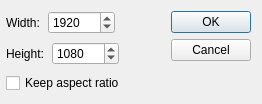
<?xml version="1.0" encoding="UTF-8"?>
<ui version="4.0">
 <class>Form</class>
 <widget class="QWidget" name="Form">
  <property name="geometry">
   <rect>
    <x>0</x>
    <y>0</y>
    <width>262</width>
    <height>93</height>
   </rect>
  </property>
  <property name="windowTitle">
   <string>Form</string>
  </property>
  <layout class="QHBoxLayout" name="horizontalLayout_3">
   <property name="spacing">
    <number>8</number>
   </property>
   <property name="leftMargin">
    <number>6</number>
   </property>
   <item>
    <layout class="QVBoxLayout" name="verticalLayout">
     <item>
      <layout class="QHBoxLayout" name="horizontalLayout">
       <item>
        <widget class="QLabel" name="label">
         <property name="text">
          <string>Width:</string>
         </property>
        </widget>
       </item>
       <item>
        <widget class="QSpinBox" name="edWidth">
         <property name="minimum">
          <number>8</number>
         </property>
         <property name="maximum">
          <number>999999999</number>
         </property>
         <property name="value">
          <number>1920</number>
         </property>
        </widget>
       </item>
       <item>
        <spacer name="horizontalSpacer">
         <property name="orientation">
          <enum>Qt::Horizontal</enum>
         </property>
         <property name="sizeHint" stdset="0">
          <size>
           <width>40</width>
           <height>20</height>
          </size>
         </property>
        </spacer>
       </item>
      </layout>
     </item>
     <item>
      <layout class="QHBoxLayout" name="horizontalLayout_2">
       <item>
        <widget class="QLabel" name="label_2">
         <property name="text">
          <string>Height:</string>
         </property>
        </widget>
       </item>
       <item>
        <widget class="QSpinBox" name="edHeight">
         <property name="minimum">
          <number>8</number>
         </property>
         <property name="maximum">
          <number>999999999</number>
         </property>
         <property name="value">
          <number>1080</number>
         </property>
        </widget>
       </item>
       <item>
        <spacer name="horizontalSpacer_2">
         <property name="orientation">
          <enum>Qt::Horizontal</enum>
         </property>
         <property name="sizeHint" stdset="0">
          <size>
           <width>40</width>
           <height>20</height>
          </size>
         </property>
        </spacer>
       </item>
      </layout>
     </item>
     <item>
      <widget class="QCheckBox" name="cbxKeepAspectRatio">
       <property name="text">
        <string>Keep aspect ratio</string>
       </property>
      </widget>
     </item>
    </layout>
   </item>
   <item>
    <widget class="QDialogButtonBox" name="buttonBox">
     <property name="orientation">
      <enum>Qt::Vertical</enum>
     </property>
     <property name="standardButtons">
      <set>QDialogButtonBox::Cancel|QDialogButtonBox::Ok</set>
     </property>
    </widget>
   </item>
  </layout>
 </widget>
 <resources/>
 <connections/>
</ui>
